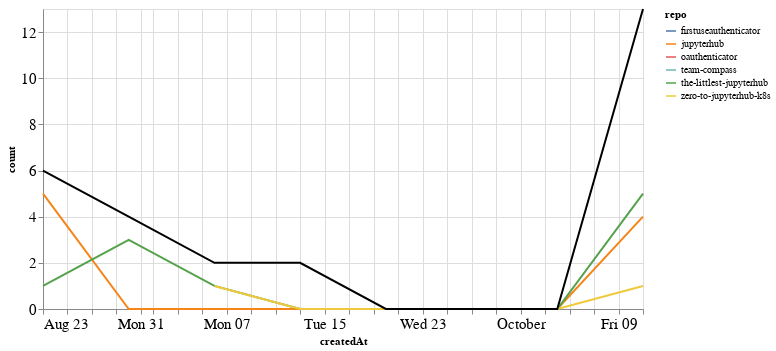

Notebook code cell kept with this figure:
### Markdown cell above
## Comments

### Code cell
comments_time = comments.groupby('repo').resample('W', on='createdAt').count()['author'].reset_index()
comments_time = comments_time.rename(columns={'author': 'count'})
comments_time_total = comments_time.groupby('createdAt').agg({"count": "sum"}).reset_index()
ch1 = alt.Chart(comments_time, width=600).mark_line().encode(
    x='createdAt',
    y='count',
    color='repo',
    tooltip="repo"
)

ch2 = alt.Chart(comments_time_total, width=600).mark_line(color="black").encode(
    x='createdAt',
    y='count',
)

ch1 + ch2

### Figure 1 — Vega-Lite specification as saved in the notebook (floating-point values rounded to 4 significant figures)
{"config": {"axisLeft": {"labelFontSize": 15}, "axisBottom": {"labelFontSize": 15}}, "layer": [{"data": {"name": "data-4d46cc86317fc99ccac9a2931778a6bb"}, "mark": "line", "encoding": {"color": {"type": "nominal", "field": "repo"}, "tooltip": {"type": "nominal", "field": "repo"}, "x": {"type": "temporal", "field": "createdAt"}, "y": {"type": "quantitative", "field": "count"}}, "width": 600}, {"data": {"name": "data-7e6d36fc214353a311a03de88261ded2"}, "mark": {"type": "line", "color": "black"}, "encoding": {"x": {"type": "temporal", "field": "createdAt"}, "y": {"type": "quantitative", "field": "count"}}, "width": 600}], "$schema": "https://vega.github.io/schema/vega-lite/v4.8.1.json", "datasets": {"data-4d46cc86317fc99ccac9a2931778a6bb": [{"repo": "firstuseauthenticator", "createdAt": "2020-10-11T00:00:00", "count": 3}, {"repo": "jupyterhub", "createdAt": "2020-08-23T00:00:00", "count": 5}, {"repo": "jupyterhub", "createdAt": "2020-08-30T00:00:00", "count": 0}, {"repo": "jupyterhub", "createdAt": "2020-09-06T00:00:00", "count": 0}, {"repo": "jupyterhub", "createdAt": "2020-09-13T00:00:00", "count": 0}, {"repo": "jupyterhub", "createdAt": "2020-09-20T00:00:00", "count": 0}, {"repo": "jupyterhub", "createdAt": "2020-09-27T00:00:00", "count": 0}, {"repo": "jupyterhub", "createdAt": "2020-10-04T00:00:00", "count": 0}, {"repo": "jupyterhub", "createdAt": "2020-10-11T00:00:00", "count": 4}, {"repo": "oauthenticator", "createdAt": "2020-09-13T00:00:00", "count": 2}, {"repo": "team-compass", "createdAt": "2020-08-30T00:00:00", "count": 1}, {"repo": "the-littlest-jupyterhub", "createdAt": "2020-08-23T00:00:00", "count": 1}, {"repo": "the-littlest-jupyterhub", "createdAt": "2020-08-30T00:00:00", "count": 3}, {"repo": "the-littlest-jupyterhub", "createdAt": "2020-09-06T00:00:00", "count": 1}, {"repo": "the-littlest-jupyterhub", "createdAt": "2020-09-13T00:00:00", "count": 0}, {"repo": "the-littlest-jupyterhub", "createdAt": "2020-09-20T00:00:00", "count": 0}, {"repo": "the-littlest-jupyterhub", "createdAt": "2020-09-27T00:00:00", "count": 0}, {"repo": "the-littlest-jupyterhub", "createdAt": "2020-10-04T00:00:00", "count": 0}, {"repo": "the-littlest-jupyterhub", "createdAt": "2020-10-11T00:00:00", "count": 5}, {"repo": "zero-to-jupyterhub-k8s", "createdAt": "2020-09-06T00:00:00", "count": 1}, {"repo": "zero-to-jupyterhub-k8s", "createdAt": "2020-09-13T00:00:00", "count": 0}, {"repo": "zero-to-jupyterhub-k8s", "createdAt": "2020-09-20T00:00:00", "count": 0}, {"repo": "zero-to-jupyterhub-k8s", "createdAt": "2020-09-27T00:00:00", "count": 0}, {"repo": "zero-to-jupyterhub-k8s", "createdAt": "2020-10-04T00:00:00", "count": 0}, {"repo": "zero-to-jupyterhub-k8s", "createdAt": "2020-10-11T00:00:00", "count": 1}], "data-7e6d36fc214353a311a03de88261ded2": [{"createdAt": "2020-08-23T00:00:00", "count": 6}, {"createdAt": "2020-08-30T00:00:00", "count": 4}, {"createdAt": "2020-09-06T00:00:00", "count": 2}, {"createdAt": "2020-09-13T00:00:00", "count": 2}, {"createdAt": "2020-09-20T00:00:00", "count": 0}, {"createdAt": "2020-09-27T00:00:00", "count": 0}, {"createdAt": "2020-10-04T00:00:00", "count": 0}, {"createdAt": "2020-10-11T00:00:00", "count": 13}]}}
